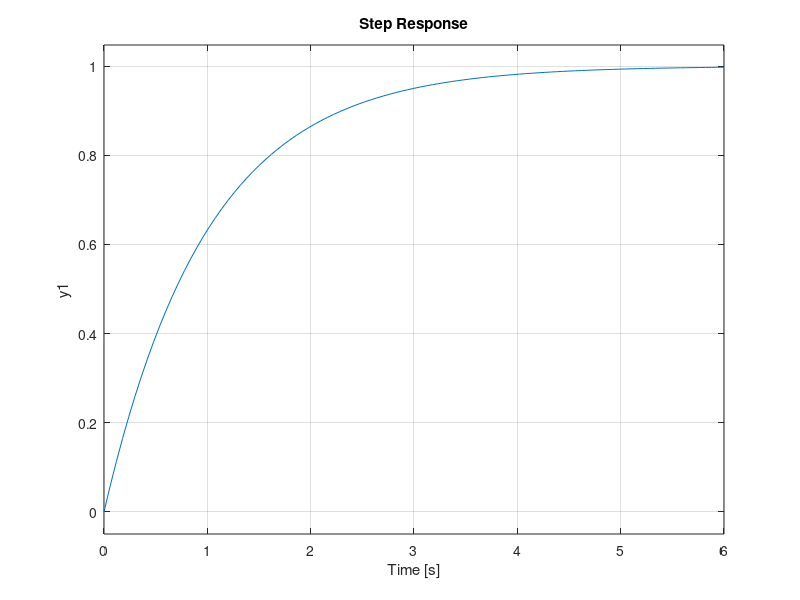
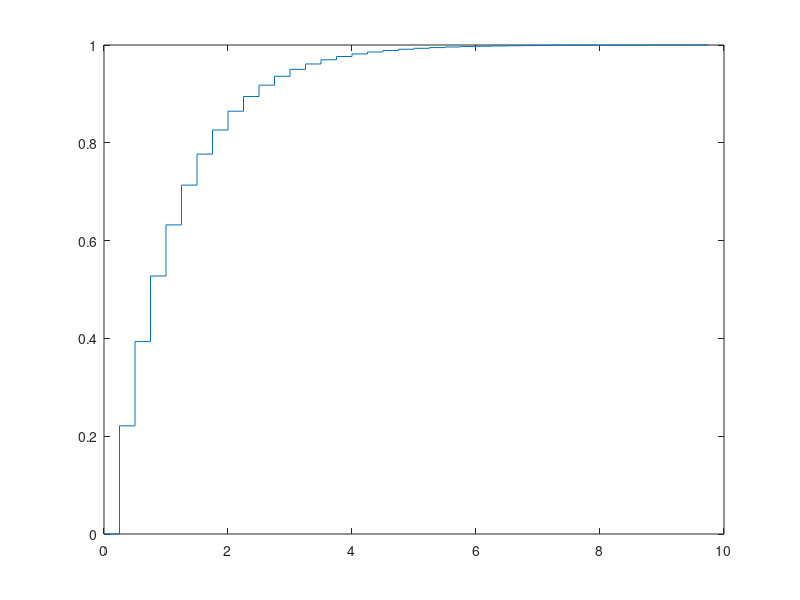

Here is the MATLAB script that generated these plots, in order:
clear all, close all, clc

%% Representacion continua de la funcion

A = [1];
B = [1 1];

sys = tf(A,B);
figure
step(sys)


%% Representacion discreta con ZOH

T = 0.25;
k = 0:T:10-T;


u_k = ones(1,length(k));
y_k = zeros(1,length(k));

c1 = exp(-T);
c2 = 1-exp(-T);


for i=2:length(k)

    y_k(i) = c1*y_k(i-1) + c2*u_k(i-1);

end


figure
stairs(k,y_k)



